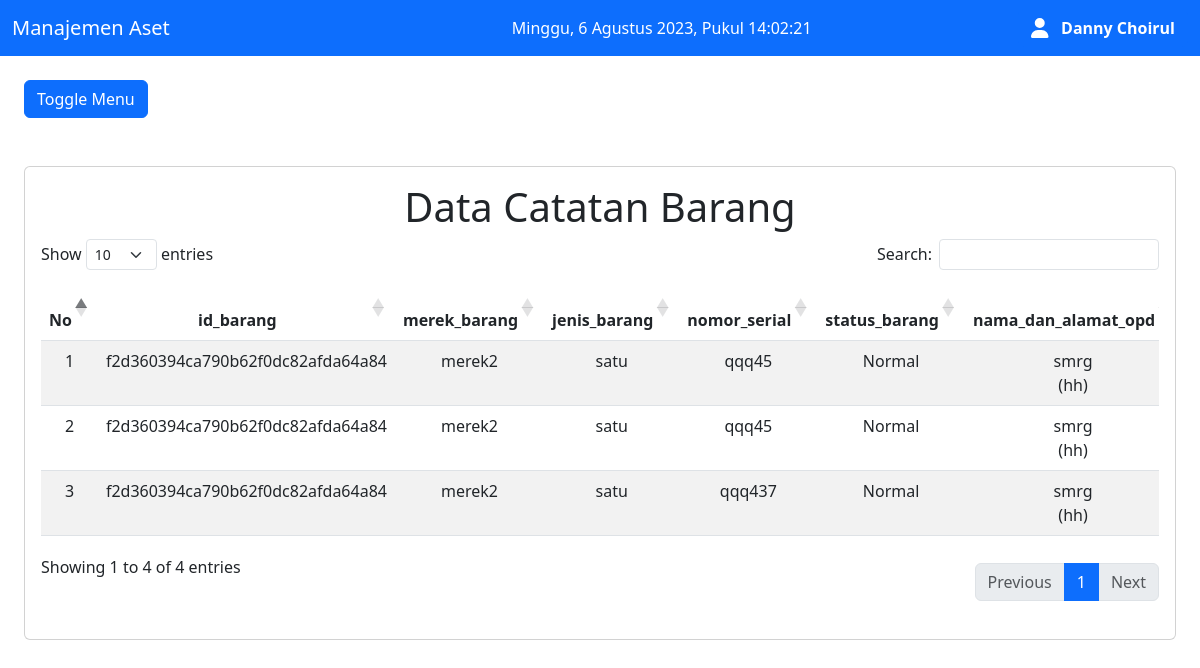
/catatan/barang.php (signed in), run on the app's committed database.
### tables this page shows
CREATE TABLE `catatan_barang`  (
  `id_catatan` int NOT NULL AUTO_INCREMENT,
  `id_barang_catatan` varchar(255) NOT NULL,
  `join_merek_barang_catatan` varchar(255) NULL DEFAULT NULL,
  `join_jenis_barang_catatan` varchar(255) NULL DEFAULT NULL,
  `nomor_serial_barang_catatan` varchar(255) NULL DEFAULT NULL,
  `status_barang_catatan` varchar(255) NULL DEFAULT NULL,
  `join_opd_catatan` varchar(255) NULL DEFAULT NULL,
  `detail_lokasi_barang_catatan` varchar(255) NULL DEFAULT NULL,
  `koordinat_barang_catatan` varchar(255) NULL DEFAULT NULL,
  `keterangan_barang_catatan` varchar(255) NULL DEFAULT NULL,
  `tanggal_masuk_barang_catatan` varchar(255) NULL DEFAULT NULL,
  `tanggal_update_barang_catatan` varchar(255) NULL DEFAULT NULL,
  `join_pengguna_catatan` varchar(255) NULL DEFAULT NULL,
  `gambar_barang_catatan` varchar(255) NULL DEFAULT NULL,
  `keterangan_catatan` varchar(255) NULL DEFAULT NULL,
  PRIMARY KEY (`id_catatan`) USING BTREE,
  INDEX `tanggal_update`(`id_barang_catatan`) USING BTREE
);

CREATE TABLE `merek_barang`  (
  `id_merek_barang` varchar(255) NOT NULL,
  `nama_merek_barang` varchar(255) NULL DEFAULT NULL,
  PRIMARY KEY (`id_merek_barang`) USING BTREE,
  INDEX `nama_merek_barang`(`nama_merek_barang`) USING BTREE
);

CREATE TABLE `jenis_barang`  (
  `id_jenis_barang` varchar(255) NOT NULL,
  `nama_jenis_barang` varchar(255) NOT NULL,
  PRIMARY KEY (`id_jenis_barang`) USING BTREE,
  INDEX `nama_jenis_barang`(`nama_jenis_barang`) USING BTREE
);

CREATE TABLE `opd`  (
  `id_opd` varchar(255) NOT NULL,
  `nama_opd` varchar(255) NOT NULL,
  `alamat_opd` varchar(255) NOT NULL,
  PRIMARY KEY (`id_opd`) USING BTREE,
  INDEX `nama_opd`(`nama_opd`) USING BTREE,
  INDEX `nama_opd_2`(`nama_opd`, `id_opd`, `alamat_opd`) USING BTREE,
  INDEX `nama_opd_3`(`nama_opd`, `id_opd`) USING BTREE
);

### koneksi.php (called while the page is built)
<?php
$db = mysqli_connect("localhost", "root", "", "pendataan");
function query($query)
{
    global $db;
    $result = mysqli_query($db, $query);
    $rows = [];
    while ($row = mysqli_fetch_assoc($result)) {
        $rows[] = $row;
    }
    return $rows;
}

### catatan/barang.php (the view, shortened to what this page needs)
<?php
require '../header.php';
require "../koneksi.php";
$catatan = query("SELECT * FROM catatan_barang
JOIN merek_barang ON join_merek_barang_catatan = id_merek_barang
JOIN jenis_barang ON join_jenis_barang_catatan = id_jenis_barang
JOIN opd ON join_opd_catatan = id_opd
JOIN pengguna ON join_pengguna_catatan = id_pengguna
ORDER BY id_catatan DESC");
?>
<body>
  <div class="p-4" id="main-content">
    <button class="btn btn-primary" id="button-toggle">
      Toggle Menu
    </button>
    <div class="card mt-5">
      <div class="card-body">
        <h1 style="text-align:center">Data Catatan Barang</h1>
        <table class="table table-striped" id="datatable">
          <thead>
            <tr style="text-align:center">
              <th width="15%" style="text-align:center">No</th>
              <th style="text-align:center">id_barang</th>
              <th style="text-align:center">merek_barang</th>
              <th style="text-align:center">jenis_barang</th>
              <th style="text-align:center">nomor_serial</th>
              <th style="text-align:center">status_barang</th>
              <th style="text-align:center">nama_dan_alamat_opd</th>
            </tr>
          </thead>
          <tbody>
            <?php $no = 1; ?>
            <?php foreach ($catatan as $row) : ?>
              <tr>
                <td width="5%" style="text-align: center;" scope="row"><?= $no; ?></td>
                <td tyle="text-align: center;"><?= $row["id_barang_catatan"]; ?></td>
                <td class="text-break" style="text-align: center;"><?= $row["nama_merek_barang"]; ?></td>
                <td style="text-align: center;"><?= $row["nama_jenis_barang"]; ?></td>
                <td style="text-align: center;"><?= $row["nomor_serial_barang_catatan"]; ?></td>
                <td style="text-align: center;"><?= $row["status_barang_catatan"]; ?></td>
                <td style="text-align: center;"><?= $row["nama_opd"]; ?><br> (<?= $row["alamat_opd"]; ?>)</td>
              </tr>
            <?php $no++;
            endforeach; ?>
          </tbody>
        </table>
      </div>
    </div>
  </div>
</body>
<?php require '../footer.php'; ?>

### side.php (style rules this page uses)
#main-content { transition: 0.4s; }

### data on the page
catatan_barang: id_barang_catatan "f2d360394ca790b62f0dc82afda64a84", merek_barang.nama_merek_barang "merek2", jenis_barang.nama_jenis_barang "satu", nomor_serial_barang_catatan "qqq45", status_barang_catatan "Normal", opd.nama_opd "smrg", opd.alamat_opd "hh"
catatan_barang: id_barang_catatan "f2d360394ca790b62f0dc82afda64a84", merek_barang.nama_merek_barang "merek2", jenis_barang.nama_jenis_barang "satu", nomor_serial_barang_catatan "qqq45", status_barang_catatan "Normal", opd.nama_opd "smrg", opd.alamat_opd "hh"
catatan_barang: id_barang_catatan "f2d360394ca790b62f0dc82afda64a84", merek_barang.nama_merek_barang "merek2", jenis_barang.nama_jenis_barang "satu", nomor_serial_barang_catatan "qqq437", status_barang_catatan "Normal", opd.nama_opd "smrg", opd.alamat_opd "hh"

### other printed values
$_SESSION["nama_pengguna"] "Danny Choirul"
